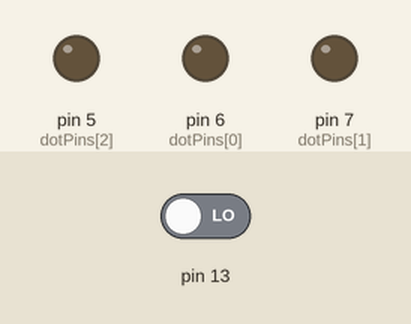
Simulated run of this sketch. Board: Arduino Uno, built with avr-gcc and run on an emulated ATmega328P. On the bench: output pins drawn as LEDs (lit = HIGH). The inputs (shaded band) are chosen by the test bench; at power-on: pin 13 LOW. Random numbers use the default seed unless the sketch sets one.

Above: at 1.2 s.
1.3 s: pin 13 driven HIGH
At 1.37 s:
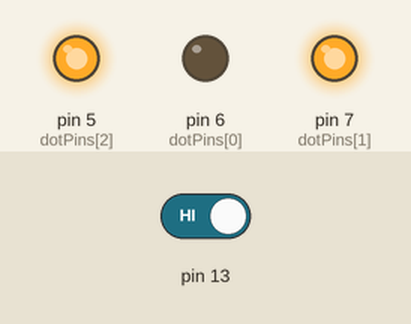
At 4.2 s:
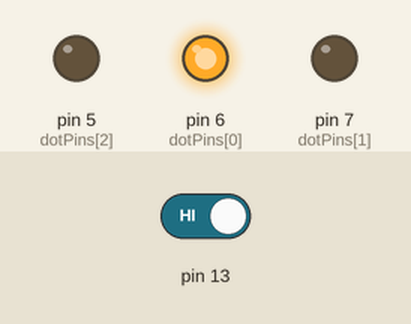
4.3 s: pin 13 driven LOW
Timing chart, 0 to 7.3 s (numbered marks = the images above; inputs shaded):
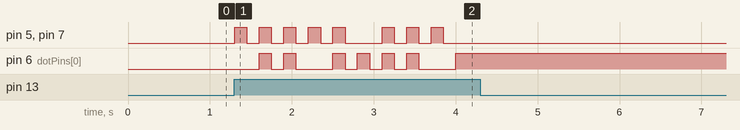

The sketch:

example-roll-dice.ino
```cpp
// die
// 1
//   0
//     2
const int dotPins [] = {6, 7, 5};

void setup()
{
  pinMode(dotPins[0], OUTPUT);
  pinMode(dotPins[1], OUTPUT);
  pinMode(dotPins[2], OUTPUT);
}

void loop()
{
  if (digitalRead(13) == HIGH)
  {
    animateRoll();
    int numberOfDots = rollDie();
    showDots(numberOfDots);
    delay(3000);
  }
}
void animateRoll()
{
  int numberOfPreDisplay = random(7, 12);
  for (int i = 0; i < numberOfPreDisplay; i = i + 1)
  {
    int numberOfDots = rollDie();
    showDots(numberOfDots);
    delay(150);
    hideAllDots();
    delay(150);
  }
}
int rollDie()
{
  return random(1, 4);
}

void showDots(int numberOfDots)
{
  if (numberOfDots == 1)
  {
    digitalWrite(dotPins[0], HIGH);
    digitalWrite(dotPins[1], LOW);
    digitalWrite(dotPins[2], LOW);
  }
  else if (numberOfDots == 2)
  {
    digitalWrite(dotPins[0], LOW);
    digitalWrite(dotPins[1], HIGH);
    digitalWrite(dotPins[2], HIGH);
  }
  else if (numberOfDots == 3)
  {
    digitalWrite(dotPins[0], HIGH);
    digitalWrite(dotPins[1], HIGH);
    digitalWrite(dotPins[2], HIGH);
  }
}
void hideAllDots()
{
  int index = 0;
  // index: 0, 1, 2
  while (index < 3)
  {
    digitalWrite(dotPins[index], LOW);
    index = index + 1;
  }

}
```

Measured:
- after the input at 1.3 s, pin 5 (dotPins[2]), pin 7 (dotPins[1]): LOW → HIGH at once, → LOW 0.15 s later, → HIGH 0.15 s later, → LOW 0.15 s later, … (16 changes in this stretch); pin 6 (dotPins[0]): LOW → HIGH after 0.30 s, → LOW 0.15 s later, → HIGH 0.15 s later, → LOW 0.15 s later, … (13 changes in this stretch)
- after the input at 4.3 s, every drawn part: stays the same
